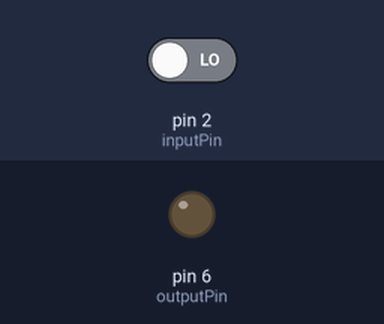
This sketch was run on a simulated Arduino Uno, built with avr-gcc and run on an emulated ATmega328P. On the bench: output pins drawn as LEDs (lit = HIGH). The test bench sets the inputs (shaded band); at power-on: pin 2 (inputPin) LOW.

Above: at 1.2 s.
1.3 s: pin 2 (inputPin) driven HIGH
Timing chart, 0 to 4.3 s (numbered marks = the images above; inputs shaded):
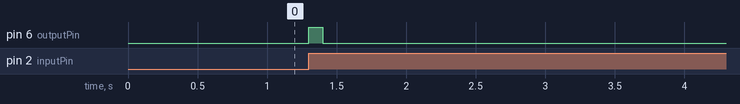

The sketch:

pulse_detected.ino
```cpp
// Constants
const int inputPin = 2;    // Digital input pin for pulse detection
const int outputPin = 6;   // Digital output pin for pulse generation

// Variables
volatile unsigned long pulseStartTime = 0; // Holds the time of the incoming pulse
volatile bool pulseDetected = false;       // Flag to indicate if a pulse is detected

// Pulse parameters
const unsigned long pulseDuration = 100;   // Duration of the output pulse (in milliseconds)

void setup() {
  pinMode(inputPin, INPUT);
  pinMode(outputPin, OUTPUT);
  attachInterrupt(digitalPinToInterrupt(inputPin), pulseDetection, CHANGE); // Attach the interrupt to the rising edge of the input pulse
}

void loop() {
  // Check if a pulse is detected
  if (pulseDetected) {
    pulseDetected = false; // Reset the flag
    // Generate the output pulse
    digitalWrite(outputPin, HIGH);
    delay(pulseDuration);
    digitalWrite(outputPin, LOW);
  }
  // Add any other non-blocking tasks in your loop if needed
}

// Interrupt service routine for pulse detection
void pulseDetection() {
  pulseStartTime = millis(); // Record the start time of the incoming pulse
  pulseDetected = true;      // Set the flag to indicate a pulse is detected
}
```

Measured:
- after the input at 1.3 s, pin 6 (outputPin): LOW → HIGH at once, → LOW 0.10 s later
